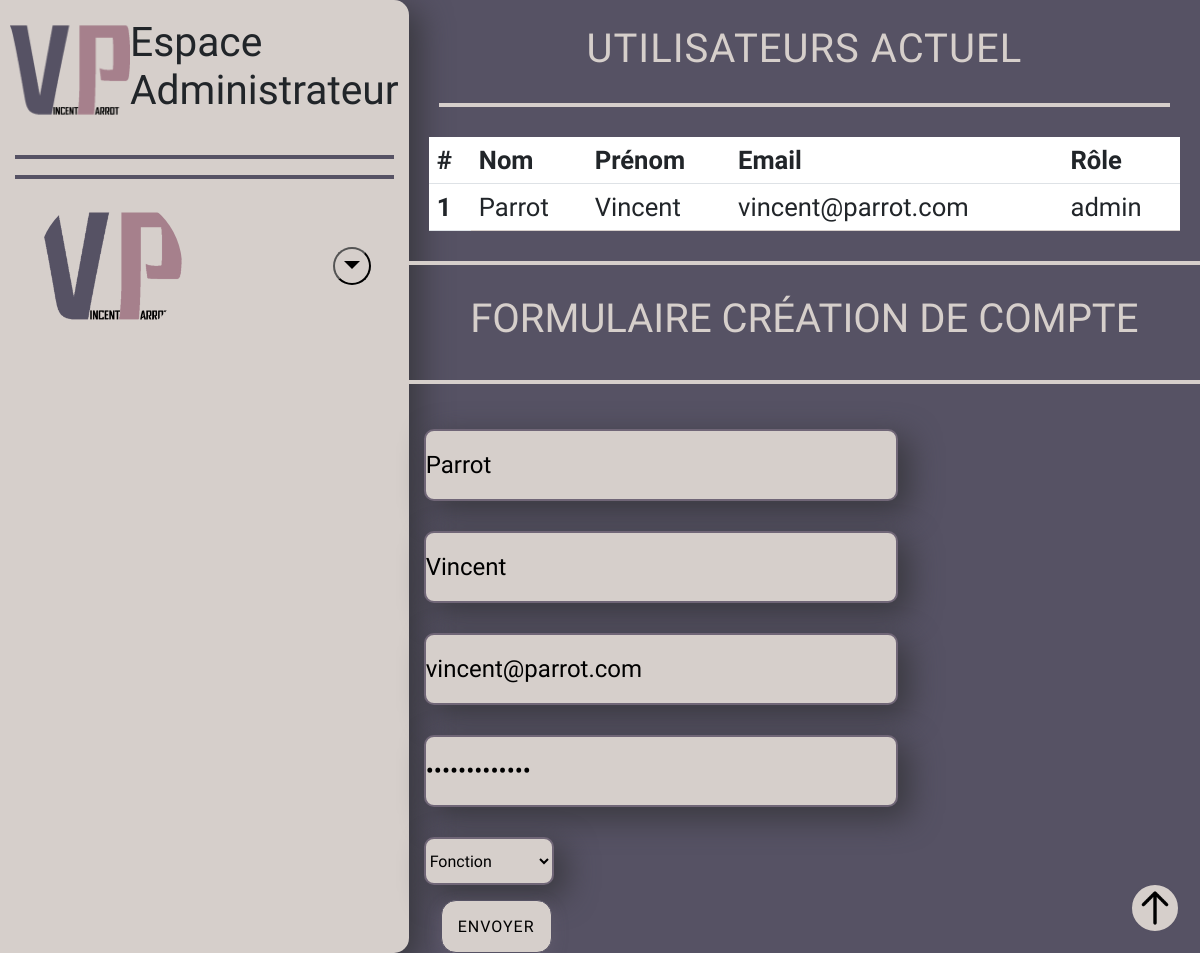
Screenshot of /admin/modification-user.php?id=1 with the database file from the repository.
### tables this page shows
CREATE TABLE user (
    user_id INT AUTO_INCREMENT PRIMARY KEY,
    lastname VARCHAR(255) NOT NULL ,
    firstname VARCHAR(255) NOT NULL ,
    email VARCHAR(255) NOT NULL ,
    password VARCHAR(255) NOT NULL ,
    role VARCHAR(20) NOT NULL
);

### lib/user.php (called while the page is built, shortened)
<?php
function getUserById(PDO $pdo, int $id):array|bool
{
    $query = $pdo->prepare("SELECT * FROM user WHERE user_id = :id");
    $query->bindValue(':id', $id, PDO::PARAM_INT);
    $query->execute();
    return $query->fetch(PDO::FETCH_ASSOC);
}

### admin/modification-user.php (the view, shortened to what this page needs)
<?php
require_once ("../lib/pdo.php");
require_once ("../lib/user.php");
require_once ('template-admin/header-admin.php');
$error = false;
try {
    if(isset($_GET["id"])){
        $user = getUserById($pdo, (int)$_GET["id"]);
        }else {
        $error = true;
    }
} catch (Exception $e) {
    echo $e->getMessage();
}
?>
<?php  if (!$error) {?>
    <section class="flux">
        <h2 class="title-h2">Utilisateurs actuel</h2>
        <div class="line-style"></div>
        <div class="section-admin__crud__description">
            <table class="table ">
                <thead>
                    <tr>
                        <th scope="col">#</th>
                        <th scope="col">Nom</th>
                        <th scope="col">Prénom</th>
                        <th scope="col">Email</th>
                        <th scope="col">Rôle</th>
                    </tr>
                </thead>
                <tbody>
                        <tr>
                        <th scope="row"><?= htmlentities($user["user_id"]) ?></th>
                            <td><?= htmlentities($user["lastname"]) ?></td>
                            <td><?= htmlentities($user["firstname"]) ?></td>
                            <td><?= htmlentities($user["email"]) ?></td>
                            <td><?= htmlentities($user["role"]) ?></td>
                        </tr>
                </tbody>
            </table>
        </div>
        <div class="line-style flux"></div>
        <form method="POST">
            <fieldset class="form-style">
                <legend class="form-legend">Formulaire création de compte</legend>
                <div class="line-style flux"></div>
                <label for="lastname"><input type="text" id="lastname" placeholder="Nom" class="form-input" name="lastname" value=<?= htmlentities($user["lastname"]) ?>></label>
                <label for="firstname"><input type="text" id="firstname" placeholder="Prénom" class="form-input" name="firstname" value=<?= htmlentities($user["firstname"]) ?>></label>
                <label for="email"><input type="email" id="email" placeholder="exemple@exemple.com" class="form-input" name="email" value=<?= htmlentities($user["email"]) ?>></label>
                <label for="password"><input type="password" id="password" placeholder="Téléphone" class="form-input" name="password" value=<?= htmlentities($user["password"]) ?>></label>
                <label for="role" id="role" class="form-select__add-user__label">
                <select id="role" class="form-select__add-user" name="role">
                    <option value="0" selected>Fonction</option>
                </select>
                </label>
                <div class="form-button">
                    <input type="submit" name="add-user" value="Envoyer" class="custom-button">
                </div>
            </fieldset>
        </form>
    </section>
<?php }else {?>
    <h1 class="title-h2"><?= _ERROR_MESSAGE_ ?></h1>
<?php }?>
<?php require_once ("../admin/template-admin/footer-admin.php") ?>

### css/admin.css (style rules this page uses)
.form-select__add-user { font-family: var(--font-paragraphe); background-color: var(--timberwolf); border: 2px solid var(--border-color); box-shadow: var(--shadow-box); border-radius: 10px; height: 3em; }
.form-select__add-user__label { margin: var(--margin); }
.section-admin__crud__description { color: var(--timberwolf); font-family: var(--font-paragraphe); font-size: 1.1em ; margin: 20px; }

### css/style.css (style rules this page uses)
:root { --davys-gray: #565264; --timberwolf: #D6CFCB; --border-color: #706677; --hoover-color: #A6808C; --shadow-box:10px 10px 30px 2px #3b3a41; --shadow-box-smooth: rgba(112, 102, 119, 0.35) 0px 5px 15px; --font-paragraphe: 'Marvel', sans-serif; --font-titles: 'Fira Sans Extra Condensed', sans-serif; --border: 15px; --margin: 15px; --padding: 10px; }
.line-style { border: 2px solid var(--timberwolf); margin: 30px; }
.title-h2 { font-family: var(--font-titles); font-size: 1.8em; text-transform: uppercase; margin: 25px; text-align: center; color: var(--timberwolf); letter-spacing: 1px; }
.table-style th, td { border-bottom: 1px solid var(--timberwolf); padding: var(--padding); }
body { background: var(--davys-gray); }
.form-legend { font-family: var(--font-titles); font-size: 1.8em; text-transform: uppercase; color: var(--timberwolf); text-align: center; }
.form-style { display: grid; grid-template-columns: 1fr; }
.form-input { font-family: var(--font-paragraphe); background-color: var(--timberwolf); border: 2px solid var(--border-color); box-shadow: var(--shadow-box); border-radius: 10px; margin: var(--margin); height: 3em; width: 90%; font-size: 1.5em; }
.form-button { margin-left: 2em; }
@media screen and (min-width: 720px) { .title-h2 { font-size: 2.5em; } }
@media screen and (min-width: 720px) { .form-legend { font-size: 2.5em; } }
@media screen and (min-width: 720px) { .form-input { width: 80%; } }
@media screen and (min-width: 720px) { .section-admin__crud__description { font-size: 1.4em; } }
@media screen and (min-width: 1200px) { .flux { width: 100%; max-width: 1200px; margin-left: auto; margin-right: auto; } }
@media screen and (min-width: 1200px) { .form-input { width: 60%; } }
@media screen and (min-width: 1200px) { .section-admin__crud__description { font-size: 1.6em; } }

### rows the page displays
user: user_id "1", lastname "Parrot", firstname "Vincent", email "vincent@parrot.com", role "admin"
